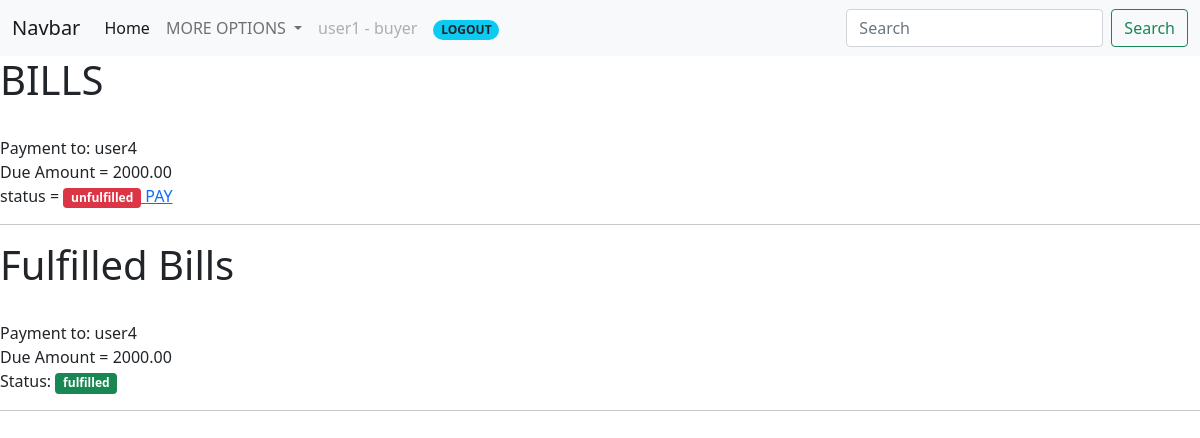
Page /view (signed in) on the committed database.
### base/models.py (models this page shows, shortened)
class CustomUser(AbstractUser):
    USER_TYPES = (
        ('seller', 'Seller'),
        ('buyer', 'Buyer'),
    )
    user_type= models.CharField(max_length=10, choices=USER_TYPES)

class Bill(models.Model):
    STATUS =(
        ('fulfilled' , 'FULFILLED'),
        ('unfulfilled' , 'UNFULFILLED'),
    )
    seller = models.ForeignKey(Seller , on_delete=models.CASCADE)
    buyer = models.ForeignKey(Buyer , on_delete=models.CASCADE)
    amount = models.DecimalField(max_digits=10, decimal_places=2)
    payment_status = models.CharField(max_length=20 , choices=STATUS , default='unfulfilled')

class Seller(models.Model):
    user = models.OneToOneField(CustomUser, on_delete=models.CASCADE, primary_key=True) # for every seller, there is exactly one user associated with them, and for every user, there is exactly one seller associated with them.

### base/views.py (the view)
# urls.py: path('view' , views.Payment , name='payment'),
def Payment(request):
    if request.user.user_type != 'buyer':
        return HttpResponse("YOU ARE NOT ALLOWED HERE", status=403)
    bill = Bill.objects.all()
    context = {'bills':bill}
    return render (request , 'base/payment.html' , context)

### base/templates/base/payment.html (shortened to what this page needs)
{% include 'base/nav.html' %}
<div>
    <h1> BILLS </h1>
    <br>
    {% for y in bills %}
        {% if request.user.username == y.buyer.user.username %}
             {% if y.payment_status == 'unfulfilled'  %}
                Payment to: {{y.seller.user.username}}<br>
                Due Amount = {{y.amount}}
                <br>
                status = <span class="badge bg-danger"> {{ y.payment_status}}</span><a href="{% url 'payy' y.id %}"> PAY </a>
                <br>
                <hr>
            {% endif %}
        {% endif %}
    {% endfor %}
</div>
<h1>Fulfilled Bills</h1>
{% for y in bills %}
    {% if request.user.username == y.buyer.user.username and y.payment_status == 'fulfilled' %}
        Payment to: {{ y.seller.user.username }}<br>
        Due Amount = {{ y.amount }}<br>
        <p>Status: <span class="badge bg-success">{{ y.payment_status }}</span></p>
        <hr>
    {% endif %}
{% endfor %}

### base/templates/base/nav.html (shortened to what this page needs)
<!doctype html>
<html lang="en">
    <head>
        <link href="https://cdn.jsdelivr.net/npm/bootstrap@5.0.2/dist/css/bootstrap.min.css" rel="stylesheet">
    </head>
    <body>
        <nav class="navbar navbar-expand-lg navbar-light bg-light">
            <div class="container-fluid">
              <a class="navbar-brand" href="#">Navbar</a>
              <div class="collapse navbar-collapse" id="navbarSupportedContent">
                <ul class="navbar-nav me-auto mb-2 mb-lg-0">
                  <li class="nav-item">
                    <a class="nav-link active" aria-current="page" href="{% url 'home' %}">Home</a>
                  </li>
                  <li class="nav-item dropdown">
                    <a class="nav-link dropdown-toggle" href="#" id="navbarDropdown" role="button" data-bs-toggle="dropdown" aria-expanded="false">
                      MORE OPTIONS
                    </a>
                  </li>
                  <li class="nav-item">
                    <a class="nav-link disabled" href="#" tabindex="-1" aria-disabled="true">{{request.user}} - {{request.user.user_type}}</a>
                  </li>
                  {% if request.user.is_authenticated %}
                  <li class="nav-item">
                  <a class="nav-link" href="{% url 'logout' %}"> <span class="badge rounded-pill bg-info text-dark">LOGOUT</span></a>
                  </li>
                  {% else %}
                  <a class="nav-link" href="{% url 'login' %}"> <span class="badge rounded-pill bg-info text-dark">LOGIN</span></a>
                  {% endif %}
                </ul>
                <form class="d-flex">
                  <input class="form-control me-2" type="search" placeholder="Search" aria-label="Search">
                  <button class="btn btn-outline-success" type="submit">Search</button>
                </form>
              </div>
            </div>
          </nav>
    </body>
</html>

### rows in the picture
CustomUser: user "user1", user.user_type "buyer"
Bill: seller.user.username "user4", amount "2000.00", payment_status "unfulfilled"
Bill: seller.user.username "user4", amount "2000.00", payment_status "fulfilled"
